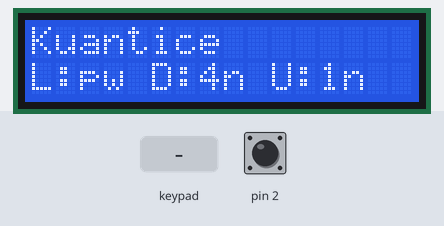
A sketch run on a simulated Arduino Uno, built with avr-gcc and run on an emulated ATmega328P. On the bench: 16×2 character LCD. The inputs (shaded band) are chosen by the test bench; at power-on: pin 2 HIGH.

Above: at 1.2 s.
1.3 s: key 'D' pressed
At 2.9 s:
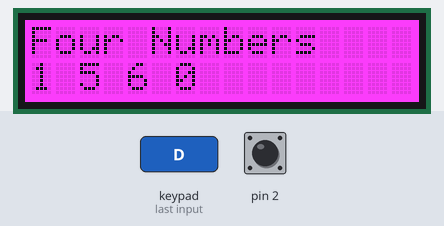
3.2 s: key 'L' pressed
At 5.7 s:
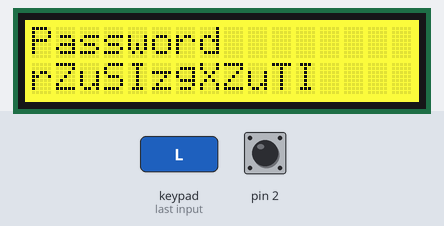
6.0 s: key 'U' pressed
At 7.4 s:
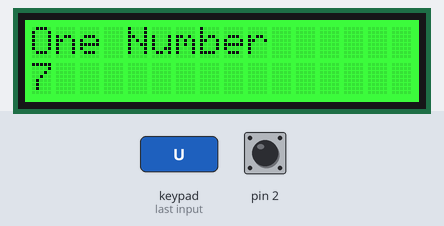
7.7 s: key 'R' pressed
At 8.5 s:
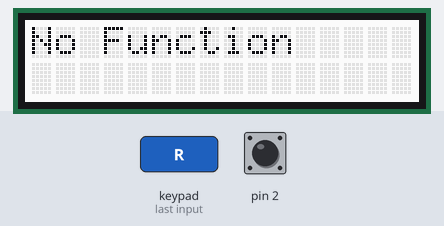
9.2 s: key 'S' pressed
At 10.4 s:
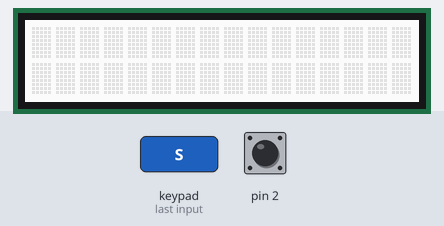
10.7 s: key 'L' pressed
At 12.7 s:
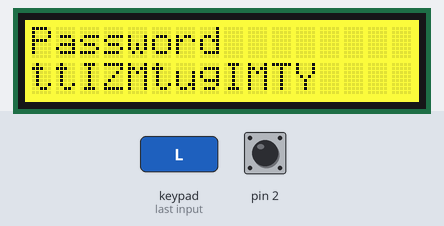
Timing chart, 0 to 14.2 s (numbered marks = the images above; inputs shaded):
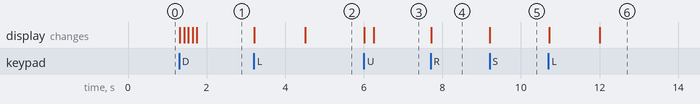

The sketch:

kuantice2_single.ino
```cpp
#include <CircularBuffer.h>
#include <Wire.h>
#include <Adafruit_RGBLCDShield.h>

CircularBuffer<byte,128> random_buffer;
CircularBuffer<byte,16> shaped_buffer;
Adafruit_RGBLCDShield lcd = Adafruit_RGBLCDShield();

unsigned int tm1 = 0, tm2, final_number, result_number;
boolean flg = false;
String result_bits, password;
int k = 1;
int max_random_number = 10;
char letter_array[63] = {
  '0', '1', '2', '3', '4', '5', '6', '7', '8', '9',
  'a', 'b', 'c', 'd', 'e', 'f', 'g', 'h', 'i', 'j', 'k', 'l',
  'm', 'n', 'o', 'p', 'q', 'r', 's', 't', 'u', 'v', 'w', 'x',
  'y', 'z', 'A', 'B', 'C', 'D', 'E', 'F', 'G', 'H', 'I', 'J',
  'K', 'L', 'M', 'N', 'O', 'P', 'Q', 'R', 'S', 'T', 'U', 'V',
  'W', 'X', 'Y', 'Z', '\0'};

void signal_check() {
  if (digitalRead(2) == HIGH) {
    flg = !flg;
  }
}

void write_buffer() {
  shaped_buffer.clear();
  while(!shaped_buffer.isFull()) {
    random_buffer.clear();
    while(!random_buffer.isFull()) {
      //単位期間に信号があるかチェック
      while(1) {
        signal_check();
        tm2 = micros(); //1000で1ms
        if ((tm2 - tm1) > 800) {
          tm1 = tm2;
          break;
        }
      }
      //信号の有無をバッファに追記
      if(flg == true) {
        random_buffer.push(1);
        flg = !flg;
      }
      else {
        random_buffer.push(0);
      }
    }
    //ノイマン処理
    for (decltype(random_buffer)::index_t i = 0; i < random_buffer.size(); i=i+2) {
      if (random_buffer[i] + random_buffer[i+1] == 1) {
        if(random_buffer[i] == 0) {
          shaped_buffer.push(0);
        }
        else {
          shaped_buffer.push(1);
        }
      }
    }
  }
  //文字列に変換
  result_bits = "";
  for (decltype(shaped_buffer)::index_t i = 0; i < shaped_buffer.size(); i++) {
    result_bits = result_bits + (String)shaped_buffer[i];
  }
  //ビット毎に計算して数字を求める
  k = 1;
  result_number = 0;
  for (uint8_t b = 0; b < result_bits.length(); b++) {
    if (result_bits[b] != '0') {
      result_number = k + result_number;
    }
    k = k * 2;
  }
}

void setup() {
  pinMode(2, INPUT_PULLUP);
  lcd.begin(16, 2);
  lcd.setCursor(0, 0);
  lcd.print("Kuantice");
  lcd.setCursor(0, 1);
  lcd.print("L:pw D:4n U:1n");

}

void loop() {
  uint8_t buttons = lcd.readButtons();
  if (buttons) {
    lcd.clear();
    password = "";
    lcd.setCursor(0, 0);
    if (buttons & BUTTON_LEFT) {
      lcd.clear();
      lcd.setCursor(0, 0);
      lcd.print("Password");
      lcd.setBacklight(3);
      for (int b = 0; b < 12; b++) {
        write_buffer();
        final_number = result_number % 62;
        password = password + letter_array[final_number];
      }
      lcd.setCursor(0, 1);
      lcd.print(password);
    }
    if (buttons & BUTTON_DOWN) {
      lcd.clear();
      lcd.setCursor(0, 0);
      lcd.print("Four Numbers");
      lcd.setCursor(0, 1);
      lcd.setBacklight(5);
      for (int i = 0; i < 4; i++) {
        write_buffer();
        final_number = result_number % max_random_number;
        lcd.print(final_number);
        lcd.print(' ');
      }
    }
    if (buttons & BUTTON_RIGHT) {
      lcd.setCursor(0, 0);
      lcd.print("No Function");
      lcd.setBacklight(7);
    }
    if (buttons & BUTTON_UP) {
      lcd.clear();
      lcd.setCursor(0, 0);
      lcd.print("One Number");
      lcd.setBacklight(2);
      write_buffer();
      final_number = result_number % max_random_number;
      if (final_number == 0) {
        final_number = max_random_number;
      }
      lcd.setCursor(0, 1);
      lcd.print(final_number);
    }
  }
}
```

Measured:
- after the input at 1.3 s, the display: first changes at once (image 1 shows a later state)
- after the input at 3.2 s, the display: first changes at once (image 2 shows a later state)
- after the input at 6.0 s, the display: first changes at once (image 3 shows a later state)
- after the input at 7.7 s, the display: changes at once (image 4)
- after the input at 9.2 s, the display: changes at once (image 5)
- after the input at 10.7 s, the display: first changes at once (image 6 shows a later state)
